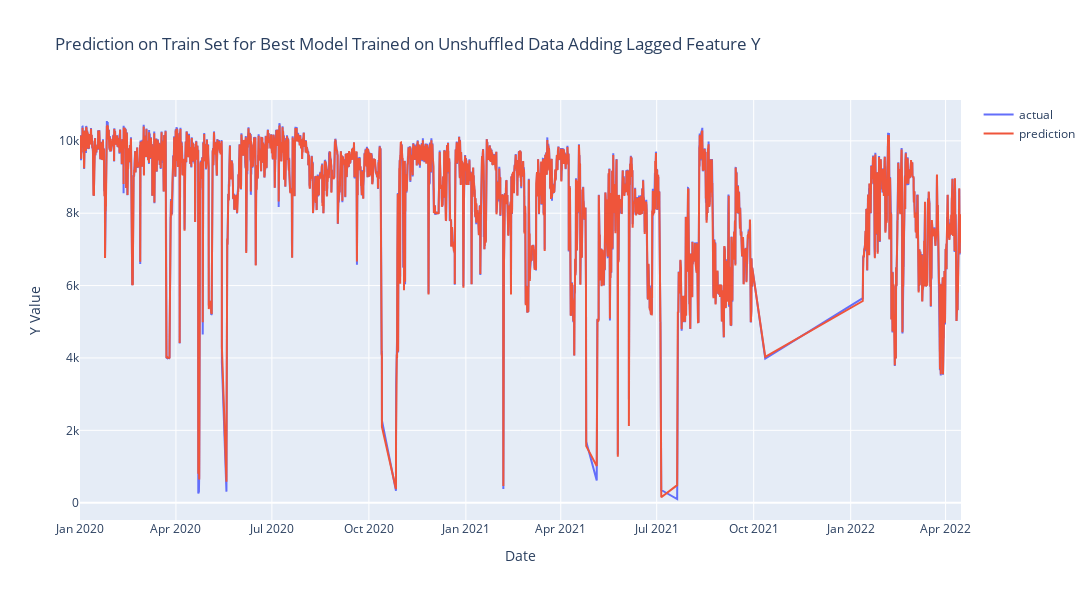

This figure's notebook cell:
### Markdown cell above
#### Visualization

### Code cell
fig = go.Figure()
fig.add_trace(go.Scatter(x=X_train.index, y=y_train, mode='lines', name='actual'))
fig.add_trace(go.Scatter(x=X_train.index, y=y_train_pred, mode='lines', name='prediction'))
fig.update_layout(title='Prediction on Train Set for Best Model Trained on Unshuffled Data Adding Lagged Feature Y',
                xaxis_title='Date',
                yaxis_title='Y Value',
                width=1200,
                height=600)
# fig.write_html(cfg.shuffle_or_not.v2.unshuffle.train_plot)
fig.show()

### Figure 1 — Plotly figure (JSON) as saved in the notebook; plotly's stock layout.template omitted (floating-point values rounded to 4 significant figures; data arrays with more than 128 entries replaced by an {"elided": "..."} marker saying what was removed)
{"data": [{"mode": "lines", "name": "actual", "type": "scatter", "x": {"elided": "16427 str values"}, "y": {"elided": "16427 float values"}}, {"mode": "lines", "name": "prediction", "type": "scatter", "x": {"elided": "16427 str values"}, "y": {"elided": "16427 float values"}}], "layout": {"height": 600, "title": {"text": "Prediction on Train Set for Best Model Trained on Unshuffled Data Adding Lagged Feature Y"}, "width": 1200, "xaxis": {"title": {"text": "Date"}}, "yaxis": {"title": {"text": "Y Value"}}}}
